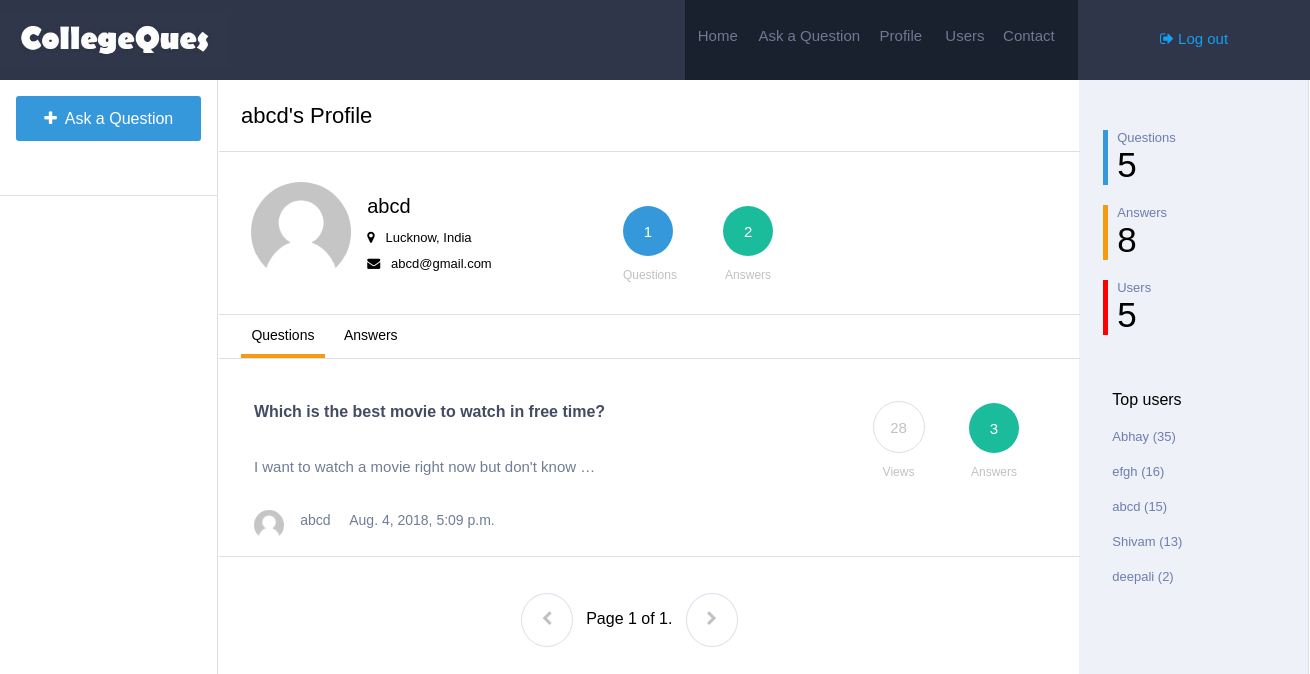
The app's page /profile/1/ (signed in) with its own data.
### Main/models.py (models this page shows, shortened)
class Profile(models.Model):
	user=models.ForeignKey(settings.AUTH_USER_MODEL,on_delete=models.CASCADE)
	image=models.ImageField(upload_to=upload_location,null=True,blank=True,)
	location=models.TextField(default="Not mentioned")
	points=models.IntegerField(default=0)
	questions=models.IntegerField(default=0)
	answers=models.IntegerField(default=0)
	def __str__(self):
		return self.user.username

class Question(models.Model):
	user=models.ForeignKey(Profile,on_delete=models.CASCADE)
	question=models.TextField()
	description=models.TextField(null=True, blank=True)
	views=models.IntegerField(default=0)
	answers=models.IntegerField(default=0)
	answered=models.IntegerField(default=0)
	timestamp=models.DateTimeField(auto_now=False, auto_now_add=True)

### Main/views.py (the view)
# urls.py: url(r'^profile/(?P<id>\d+)/$', views.profile,name='profile'),
@login_required
def profile(request, id):
  top = Profile.objects.all().order_by("-points")[:min(Profile.objects.count(),5)]
  if request.user.is_authenticated:
    profile = get_object_or_404(Profile,id=id)
    if profile.points < 100:
      color = "#3498db"
      rank = "Amateur"
    elif profile.points < 1000:
      color = "#1abc9c"
      rank = "Trainee"
    elif profile.points < 2000:
      color = "gold"
      rank = "Professor"
    else:
      color = "red"
      rank = "Legend"
  else:
    profile = get_object_or_404(Profile,id=1)
    val = ""
    percent = 100
  queryset_list=Question.objects.all().filter(user=profile).order_by("-timestamp")
  paginator = Paginator(queryset_list, 10)
  page = request.GET.get('page')
  username='Login'
  if User.is_active:
    username = User.username
  try:
    queryset = paginator.page(page)
  except PageNotAnInteger:
    queryset = paginator.page(1)
  except EmptyPage:
    queryset = paginator.page(paginator.num_pages)
  queryset_list1=Answer.objects.all().filter(user=profile).order_by("-timestamp")
  paginator1 = Paginator(queryset_list1, 10)
  page1 = request.GET.get('page1')
  username='Login'
  if User.is_active:
    username = User.username
  try:
    queryset1 = paginator1.page(page1)
  except PageNotAnInteger:
    queryset1 = paginator1.page(1)
  except EmptyPage:
    queryset1 = paginator1.page(paginator1.num_pages)
  context={
    "profile":profile,
    "color":color,
    "rank": rank,
    "object_list":queryset,
    "page":"page",
    "object_list1":queryset1,
    "page1":"page1","q":Question.objects.count(),"a":Answer.objects.count(),"u":Profile.objects.count(),"top":top
  }
  return render(request,"profile.html",context)

### templates/profile.html (shortened to what this page needs)
{% load static %}
<html>
<head>
<link rel='stylesheet' href='{% static "css/profile.css" %}'>
<link rel="stylesheet" href="https://cdnjs.cloudflare.com/ajax/libs/font-awesome/4.7.0/css/font-awesome.min.css">
</head>
<body>
	<div class="navbar">
		<div class="logo">
			<img src='{% static "image/Logo.jpg" %}' style="width: 230px; margin-top: 10px;" />
		</div>
		<div class="search">
		</div>
		<div class="navlinks">
			<h6><a href="{% url "home" %}">Home</a></h6> <h6 style="width: 30%;"><a href="{% url "create" %}">Ask a Question</a></h6> <h6><a href="{% url "profile" id=profile.id %}">Profile</a></h6> <h6><a href="{% url "user" %}">Users</a></h6> <h6><a>Contact</a></h6>
		</div>
		<div class="login" style="font-size: 15px;">
			{% if request.user.is_authenticated %}
			<p><a href="{% url "logout" %}"><i class="fa fa-sign-out" aria-hidden="true"></i> Log out</a></p>
			{% else %}
			<p><a href="{% url "login" %}"><i class="fa fa-sign-in" aria-hidden="true"></i> Log in / Register</a></p>
			{%endif %}
		</div>
	</div>
	<div class="main">
		<div class="links">
			<div id="ask-cont">
			<a href="{% url "create" %}" style="text-decoration: none;"><p class="ask"><i class="fa fa-plus" aria-hidden="true"></i>&nbsp Ask a Question</p></a>
			</div>
		</div>
		<div class="content">
			<table style="width: 100%;min-height: 100%;border-spacing: 0px;">
				<tr>
			<td style="width:100%; float: left;">
				<div class="heading">
					<div class="tab">
						<p>{{ profile.user }}'s Profile</p>
					</div>
				</div>
				<div class="heading cont">
					<div style="width:40%;display: inline-block;">
					{% if request.user.is_authenticated %}
					{% if profile.image %}
					<img src='{{ profile.image.url }}' id="image1"/>
					{% else %}
					<img src='{% static "image/default_user.png" %}' id="image1"/>
					{% endif %}
					<div class="mid">
						<p style="font-size: 20px;">{{ profile.user }}</p>
						<p><i class="fa fa-map-marker" aria-hidden="true"></i> &nbsp {{ profile.location }}</p>
						<p><i class="fa fa-envelope" aria-hidden="true"></i> &nbsp {{ profile.user.email }}</p>
					</div>
				</div>
					<div style="display: inline-block;vertical-align: middle;">
						<div class="circle" style="display: inline-block;"><h6 style="background-color: #3498db;color: white;border:none;">{{ profile.questions }}</h6><p>Questions</p></div>
						<div class="circle" style="display: inline-block;"><h6 style="background-color: #1abc9c;color: white;border:none;">{{ profile.answers }}</h6><p>Answers</p></div>
					</div>
					{% endif %}
				</div>
			<div class="welcome">
				<div class="tab">
					<p class="tablinks" onclick="openCity(event, 'tab1')" id="defaultOpen" style="display:inline-block;">Questions</p>
					<p class="tablinks" onclick="openCity(event, 'tab2')" style="display: inline-block;">Answers</p>
				</div>
			</div>
			<div id="tab1" class="tabcontent">
				{% for obj in object_list %}
			<div class="question">
				<div class="left">
					<h6 style="font-size: 16px;" class="ques"><strong><a href='{% url "detail" id=obj.id %}' style="text-decoration: none;color:#444c63;">{{ obj.question | truncatechars:50 }}</a></strong></h6>
					<h6 style="font-size: 15px; font-weight: normal; color: #6f7d95;" class="des">{{ obj.description | truncatechars:50 }}</h6>
					{% if obj.user.image %}
					<img src='{{ obj.user.image.url }}' id="image"/>
					{% else %}
					<img src='{% static "image/default_user.png" %}' id="image"/>
					{% endif %}
					<h6 style="font-size: 14px; font-weight: normal; color: #6f7d95;" class="des1">{{ obj.user }} &nbsp &nbsp {{ obj.timestamp }}</h6>
				</div>
				<div class="right">
					<div class="circle" style="display: inline-block;"><h6>{{ obj.views }}</h6><p>Views</p></div>
					{% if obj.answered == 0 %}
					<div class="circle" style="display: inline-block;"><h6>{{ obj.answers }}</h6><p>Answers</p></div>
					{% else %}
					<div class="circle" style="display: inline-block;"><h6 style="background-color: #1abc9c;color: white; border:none;">{{ obj.answers }}</h6><p>Answers</p></div>
					{% endif %}
				</div>
			</div>
			{% endfor %}
			<br/><br/>
			<div class="page" style="width: 79%;">
				{% if object_list.has_previous %}
	            <a href="?page={{ object_list.previous_page_number }} & q={{ request.GET.q }}"><i class="fa fa-chevron-left" aria-hidden="true" style="background-color: #1abc9c;color: white; border:none;"></i></a>
	            {% else %}
	            <a><i class="fa fa-chevron-left" aria-hidden="true"></i></a>
	        	{% endif %}
	        	<span class="current">
	            &nbsp Page {{ object_list.number }} of {{ object_list.paginator.num_pages }}. &nbsp
	        	</span>
	        	{% if object_list.has_next %}
	            <a href="?page={{ object_list.next_page_number }} & q={{ request.GET.q }}" ><i class="fa fa-chevron-right " aria-hidden="true" style="background-color: #1abc9c;color: white; border:none;"></i></a>
	            {% else %}
	            <a><i class="fa fa-chevron-right " aria-hidden="true"></i></a>
	        	{% endif %}
	        </div>
			</div>
			</td>
			<td class="stats" style="padding-top: 30px;vertical-align: top;">
				<div class="bor" style="border-left-color: #3498db">
					<p class="stat_q">Questions</p>
					<p class="stat_a">{{ q }}</p>
				</div>
				<div class="bor" style="border-left-color: #f39c12;">
					<p class="stat_q">Answers</p>
					<p class="stat_a">{{ a }}</p>
				</div>
				<div class="bor" style="border-left-color: red;">
					<p class="stat_q">Users</p>
					<p class="stat_a">{{ u }}</p>
				</div>
				<div class="bor" style="border:none; padding-top: 40px;">
					<p>Top users</p>
					{% for obj in top %}
					<p class="stat_q"><a  href="{% url "profile" id=obj.id %}" style="color: #6f7daf;text-decoration: none;">{{ obj.user }} ({{obj.points}})</a></p>
					{% endfor %}
				</div>
			</td>
		</tr>
		</table>
		</div>
	</div>
</body>
</html>

### static/css/profile.css (style rules this page uses)
body { min-width: 1300px; margin: 0px; font-family: sans-serif; }
.navbar { width: 100%; background-color: #2f364a; height:80px; }
.logo { float: left; width:10%; height:100%; }
.search { float: left; height: 100%; width: 42.3%; }
.navlinks { float: left; width:30%; background-color: #19202e; height:100%; }
.navlinks h6 { margin-top:27px; float: left; width:16%; text-align: center; margin-left: 0.3%; }
.navlinks h6 a { text-decoration: none; color: #6f7992; font-weight: normal; font-size:15px; }
.login { float: left; height: 100%; width: 17.7%; text-align: center; }
.login p { margin-top: 30px; }
.login a { text-decoration: none; color: #169ef2; }
.main { width: 100%; }
.links { float: left; top:80px; height: 100%; width:16.6%; }
.ask { margin-left: 7.5%; width:85%; height: 31px; border-style: none; border-radius: 3px; background-color: #3498db; color: white; padding-top: 14px; text-align: center; }
#ask-cont { border-bottom-style: solid; border-bottom-color: #dadfea; border-bottom-width: 1px; height:99px; }
.content { float: left; width: 83.2%; border-right-style: solid; border-right-color: #dadfea; border-right-width: 1px; border-left-style: solid; border-left-color: #dadfea; border-left-width: 1px; height: auto; }
.heading { padding-left: 2.5%; font-size: 22px; border-bottom-style: solid; border-bottom-color: #dadfea; border-bottom-width: 1px; margin-bottom: -1px; }
.welcome { padding-left: 2.5%; font-size: 14px; border-bottom-style: solid; border-bottom-color: #dadfea; border-bottom-width: 1px; }
.stats { background-color: #eef1f7; width:21%; }
.welcome p { width: 10%; text-align: center; margin-bottom: 0px; padding-bottom: 11px; cursor: pointer; margin-top: 0px; padding-top: 13px; }
.tab .active { border-bottom-style: solid; border-bottom-color: #f39c12; border-bottom-width: 4px; }
.cont { margin-top: 20px; padding-bottom:20px; }
#image { width: 30px; height: 30px; border-radius: 50%; margin-bottom: 27px; float: left; }
.des1 { margin-top: 37px; margin-left: 8%; }
#image1 { width: 100px; height: 100px; border-radius: 50%; vertical-align: middle; margin-left: 3%; display: inline-block; }
.question { border-bottom-style: solid; border-bottom-color: #dadfea; border-bottom-width: 1px; padding-left: 4%; padding-top: 7px; height: 170px; padding-bottom: 20px; }
.left { width: 70%; float: left; }
.right { width:30%; float: right; }
.mid { display: inline-block; line-height: 10px; margin-left: 3%; vertical-align: middle; }
.mid p { font-size: 13px; }
.circle h6 { border-radius: 50%; width:50px; height: 33px; text-align: center; padding-top:17px; font-size: 15px; font-weight: normal; margin-bottom: 0px; margin-left: 40px; border-style: solid; border-width: 1px; border-color: #dadfea; color:#c1c1c1; }
.circle p { color:#c1c1c1; font-size: 12px; text-align: center; margin-left: 40px; }
.page { width: 100%; float: left; margin-left: 35%; }
.page i { border-style: solid; border-width: 1px; border-color: #dadfea; border-radius: 50%; width:50px; height: 35px; text-align: center; padding-top:17px; font-size: 15px; font-weight: normal; color:#c1c1c1; }
.stat_q { font-size: 13px; margin-bottom: 0px; margin-top: 20px; color: #6f7daf; }
.stat_a { font-size: 35px; margin-top: 0px; margin-bottom: 0px; }
.bor { border-left-style: solid; border-left-width: 5px; padding-left: 4%; margin-left: 10%; }

### records on screen
Profile: user "abcd", location "Lucknow, India", user.email "abcd@gmail.com", questions "1", answers "2", points "15"
Question: question "Which is the best movie to watch in free time?", description "I want to watch a movie right now but don't know …", user "abcd", timestamp "Aug. 4, 2018, 5:09 p.m.", views "28", answers "3"
Profile: user "Abhay", points "35"
Profile: user "efgh", points "16"
Profile: user "Shivam", points "13"
Profile: user "deepali", points "2"

### other values on screen
{{ object_list.number }} "1"
{{ object_list.paginator.num_pages }} "1"
{{ q }} "5"
{{ a }} "8"
{{ u }} "5"
